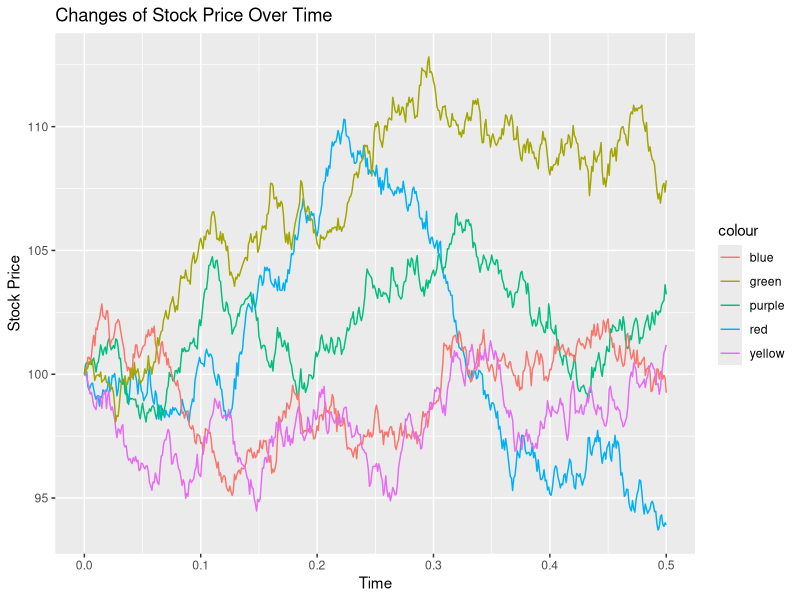

Write the R code that produced this figure.
library("ggplot2")

S0 <- 100	# 처음 주식의 가격
r_f <- 0.04	# 무위험이자율
T <- 0.5		# 옵션의 만기
dt <- 0.001	# 아주 작은 시간(미분개념)
N <- 10000	# 시뮬레이션 횟수
sigma <- 0.1	# 주식수익률의 연간 표준편차
K <- 100		# 행사 가격

S <- matrix(0L, nrow = N, ncol = (T/dt) + 1)
S[, 1] <- matrix(S0, nrow = N, ncol = 1)
for (x in 1:N) {
for (y in 1:(T/dt)) {
S[x, y+1] <- S[x, y] * exp((r_f - 0.5 * sigma*sigma) * dt + sigma * sqrt(dt) * rnorm(1, 0, 1))
}
}

X <- matrix(0L, nrow = 1, ncol = (T/dt) + 1)
for (x in 1:(T/dt)) {
X[1, x + 1] <- X[1, x] + dt
}

# 만기 시점의 옵션의 가치
V <- matrix(0L, nrow = 1, ncol = N)
for (x in 1:N){
V[1, x] <- max(S[x, (T/dt) + 1] - K, 0)
}

# 최종 옵션의 가치
C <- exp(-r_f * T) * sum(V) / N
print("옵션의 가치: ")
C

# 그래프 그리기
ggplot()+
geom_line(aes(x=X[1, ], y=S[1, ], color="red"))+
geom_line(aes(x=X[1,], y=S[2, ], color="purple"))+
geom_line(aes(x=X[1,], y=S[3, ], color="blue"))+
geom_line(aes(x=X[1,], y=S[4, ], color="yellow"))+
geom_line(aes(x=X[1,], y=S[5, ], color="green"))+
xlab("Time")+
ylab("Stock Price")+
ggtitle("Changes of Stock Price Over Time")
